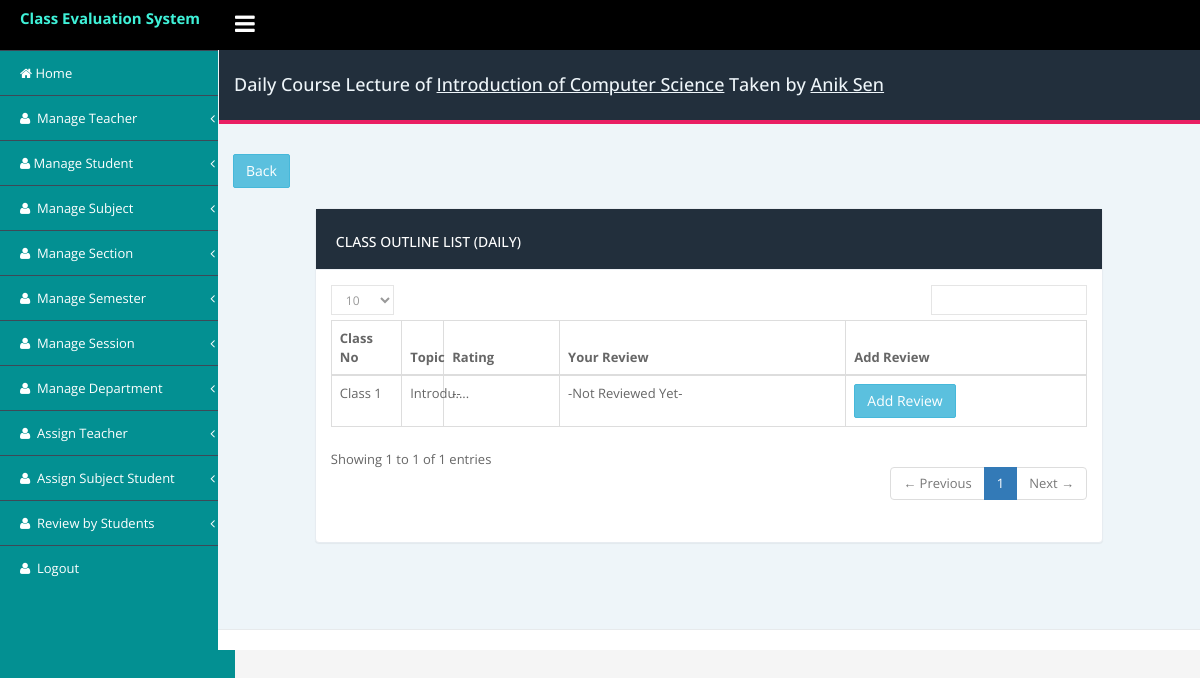
Page /admin/review/daily_class_review.php?ast_id=1 (signed in) on the committed database.
### tables this page shows
CREATE TABLE `teacher` (
  `id` int(11) NOT NULL,
  `teacher_id` varchar(250) DEFAULT NULL COMMENT 'same as member id',
  `name` varchar(250) DEFAULT NULL,
  `status` int(11) NOT NULL DEFAULT '1',
  `created_at` datetime DEFAULT NULL,
  `updated_at` timestamp NULL DEFAULT CURRENT_TIMESTAMP
);

CREATE TABLE `subject` (
  `id` int(11) NOT NULL,
  `subject_id` varchar(150) DEFAULT NULL,
  `subject_name` varchar(255) NOT NULL,
  `semester` int(11) DEFAULT NULL,
  `status` tinyint(4) NOT NULL DEFAULT '1' COMMENT '1=active,0=inactive',
  `created_at` datetime NOT NULL,
  `updated_at` timestamp NOT NULL DEFAULT CURRENT_TIMESTAMP
);

CREATE TABLE `daily_class_lecture` (
  `id` int(11) NOT NULL,
  `assign_class_id` int(11) DEFAULT NULL COMMENT 'this id from assign class table',
  `course_outline` longtext,
  `class_no` int(11) DEFAULT NULL,
  `status` int(11) DEFAULT '1',
  `created_at` datetime DEFAULT NULL,
  `updated_at` timestamp NULL DEFAULT CURRENT_TIMESTAMP ON UPDATE CURRENT_TIMESTAMP
);

### admin/review/daily_class_review.php (the view, shortened to what this page needs)
<?php include('../includes/db/connection_db.php');?>
<!DOCTYPE html>
<html lang="en">
<head>
    <?php include('../includes/head_link.php');?>
</head>
<body class="fixed-top">
<div id="wrapper">
    <?php include('../includes/nav_header.php');?>
    <div class="page-container">
        <?php include('../includes/left_sidebar.php');?>
        <div class="page-content-wrapper">
            <div class="content-wrapper container">
                <div class="row">
                    <div class="col-sm-12">
                        <div class="page-title">
                            <div class="row">
                                <?php
                                if (isset($_GET['ast_id'])){
                                    $ast_id = $_GET['ast_id'];
                                }
                                $details = "SELECT
                                teacher.id as t_id,
                                teacher.name as teacher_name,
                                subject.subject_name as subject
                                FROM `assign_teacher`
                                left join assign_class on assign_class.assign_teacher_id=assign_teacher.id
                                left join teacher on assign_teacher.teacher_id = teacher.teacher_id
                                left join subject on assign_teacher.subject_id= subject.id
                                where assign_class.assign_teacher_id = $ast_id";
                                $t_result = $conn->query($details);
                                if ($t_result->num_rows > 0){
                                    $data = $t_result->fetch_object();
                                    $t_id = $data->t_id;
                                    echo '<h4 class="pull-left">Daily Course Lecture of <ins>'.$data->subject.'</ins> Taken by <ins> '.$data->teacher_name.' </ins></h4>';
                                }
                                else{
                                    echo '<h4 class="pull-left">Class Lecture not assigned yet!!</h4>';
                                }
                                ?>
                            </div>
                        </div>
                    </div>
                </div>
                <a class="btn btn-info" href="<?=$base?>/student/subject_list.php">Back</a>
                <div class="row">
                    <div class="col-md-10 col-md-offset-1"><div class="panel panel-card margin-b-30 m-4">
                            <div class="panel-heading">
                              <h5>CLASS OUTLINE LIST (Daily)</h5>
                            </div>
                            <div class="panel-body">
                                <div class="table-responsive">
                                    <table id="basic-datatables" class="table table-bordered" style="table-layout:fixed">
                                        <thead>
                                        <tr>
                                            <th width='80px'> Class No </th>
                                            <th> Topic </th>
                                            <th width='120px'> Rating </th>
                                            <th width='270px'> Your Review </th>
                                            <th width='230px'> Add Review </th>
                                        </tr>
                                        </thead>
                                        <tbody>
                                        <?php
                                        $sql = "SELECT
                                            -- class_review.id as class_review_id,
                                            -- class_review.comment as comment,
                                            -- class_review.rating as rating,
                                            daily_class_lecture.class_no as class_no,
                                            daily_class_lecture.id as daily_class_lecture_id,
                                            daily_class_lecture.course_outline as course_outline,
                                            (SELECT rating from class_review where daily_class_lecture_id=daily_class_lecture.id and student_id ='$student_id') as rating,
                                            (SELECT comment from class_review where daily_class_lecture_id=daily_class_lecture.id and student_id ='$student_id') as comment,
                                            (SELECT id from class_review where daily_class_lecture_id=daily_class_lecture.id and student_id ='$student_id') as class_review_id
                                            FROM `assign_teacher`
                                            left join assign_class on assign_class.assign_teacher_id=assign_teacher.id
                                            left join daily_class_lecture on daily_class_lecture.assign_class_id = assign_class.id
                                            -- left join class_review on
                                            -- daily_class_lecture.id = class_review.daily_class_lecture_id
                                            where assign_class.assign_teacher_id = $ast_id
                                            "
                                            ;
                                        $result = $conn->query($sql);
                                        if ($result->num_rows > 0) {
                                            while($row = $result->fetch_assoc()) {
                                            ?>
                                            <tr>
                                                <td><?php echo "Class ".$row['class_no'];?></td>
                                                <td>
                                                    <?php
                                                    echo substr($row['course_outline'], 0, 10)."....";?>
                                                    </td>
                                                    <td>
                                                    <?php
                                                    echo $row['rating'] != '' ? $row['rating'] : '--' ;?>
                                                    </td>
                                                    <td><?php
                                                    echo $row['comment'] != '' ? substr($row['comment'], 0, 50)."...." : '-Not Reviewed Yet-' ;?></td>
                                                    <td>
                                                    <?php if ($row['class_review_id'] == '') : ?>
                                                    <a href="add_new_review.php?ast_id=<?=$ast_id?>&&id=<?php echo $row['daily_class_lecture_id']?>&&t_id=<?=$t_id?>"class="btn btn-info">
                                                        Add Review
                                                    </a>
                                                    <?php elseif($row['class_review_id'] != '') : ?>
                                                        <a href="update_review.php?ast_id=<?=$ast_id?>&&id=<?php echo $row['daily_class_lecture_id']?>&&edit_id=<?php echo $row['class_review_id']?>&&t_id=<?=$t_id?>"class="btn btn-danger">
                                                        Edit Review
                                                    </a>
                                                    <?php endif; ?>
                                                    </td>
                                            </tr>
                                            <?php } }
                                            else{
                                            }
                                            ?>
                                        </tbody>
                                    </table>
                                </div>
                            </div>
                        </div>
                        </div>
                </div>
            </div>
            <?php include('../includes/footer.php');?>
    </div>
</div>
</body>
</html>

### admin/assets/css/style.css (style rules this page uses)
body { font-family: 'Open Sans', sans-serif; font-size: 13px; line-height: 1.42857143; color: #666; background-color: #f5f5f5; min-height: 100%; margin: 0px; padding: 0px; line-height: 24px; overflow-x: hidden; font-weight: 400; }
.margin-b-30 { margin:20px 0px; }
a { color: #3ff1d8; text-decoration: none; }
.table-responsive { min-height: .01%; overflow-x: hidden; }
.panel { min-width:250px; }
.btn { text-transform: capitalize; font-weight: 400; letter-spacing: 0px; border-radius:2px; -webkit-border-radius: 2px; }
.fixed-top .page-container { margin-top: 50px; }
.page-container { margin: 0; padding: 0; position: relative; }
.content-wrapper.container { width: 100%; }
.page-title { margin: 0px; margin-left: -14px; margin-right: -15px; padding-left: 30px; padding-right: 30px; padding-top: 15px; padding-bottom: 15px; margin-bottom: 30px; background-color: #222f3c; color:#eef5f9!important; border-bottom: 4px solid #E91E63; }
.content-wrapper.container { padding-bottom:45px; }
.page-content-wrapper { margin-left: 218px; margin-top: 0; min-height: 600px; background: #eef5f9; position: relative; }
.panel { border: 1px solid #e7ecf1!important; border-radius: 0px; }
.panel-heading { border-bottom: 1px solid #eef1f5; padding: 15px 20px 10px; border-top-left-radius: 0px; border-top-right-radius: 0px; font-size: 16px; text-transform:uppercase; }
[class*="panel-"] > .panel-heading { border: 0; border-bottom: 1px solid #eef1f5; background-color: #222f3c; color: #fff; }
.panel { margin-bottom: 20px; background-color: #fff; border: 1px solid transparent; border-radius: 4px; -webkit-box-shadow: 0 1px 1px rgba(0,0,0,.05); box-shadow: 0 1px 1px rgba(0,0,0,.05); }

### rows in the picture
teacher: subject.subject_name "Introduction of Computer Science", name "Anik Sen"
daily_class_lecture: class_no "1", course_outline "Introdu"
